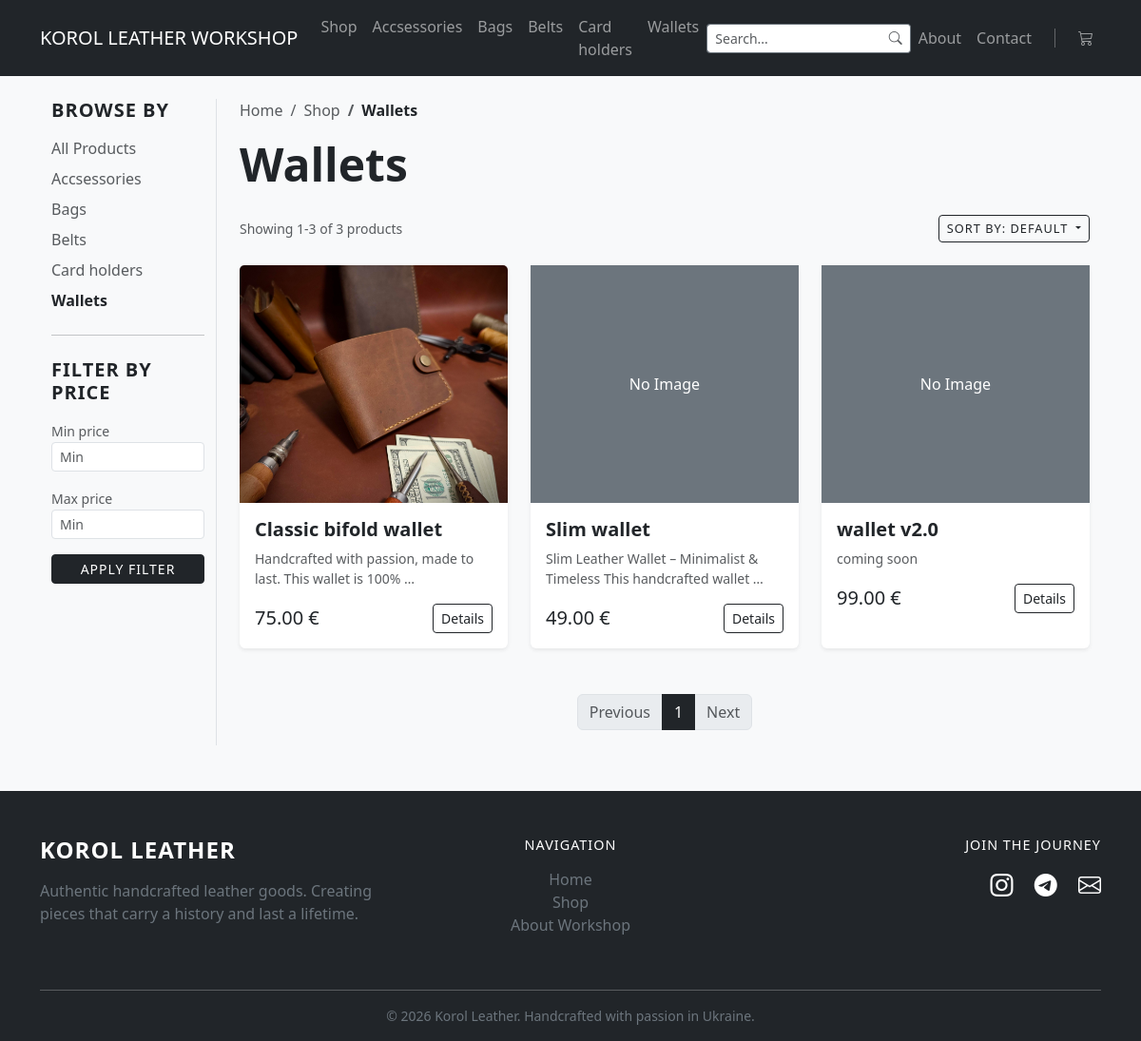
The page /catalog/wallets/ on the database its author committed.
### catalog/models.py (models this page shows, shortened)
class Category(models.Model):
    name = models.CharField(max_length=200)
    slug = models.SlugField(max_length=200, unique=True,
                            null=False, blank=False)
    class Meta:
        verbose_name = 'Category'
        verbose_name_plural = 'Categories'
        ordering = ['name']

class Product(models.Model):
    category = models.ForeignKey(
        Category, related_name='products', on_delete=models.CASCADE, null=True, blank=True)
    name = models.CharField(max_length=200)
    description = models.TextField()
    price = models.DecimalField(max_digits=10, decimal_places=2)
    is_available = models.BooleanField(default=True)
    created_at = models.DateTimeField(auto_now_add=True)
    image = models.ImageField(upload_to='products/', null=True, blank=True)
    slug = models.SlugField(max_length=200, db_index=True, blank=True)
    def get_absolute_url(self):
        return reverse('product_detail', args=[self.id, self.slug])

### catalog/views.py (the view)
# urls.py: path('catalog/', views.all_products, name='all_products'),
def all_products(request, category_slug=None):
    form = ProductFilterForm(request.GET)
    min_price = None
    max_price = None
    if form.is_valid():
        min_price = form.cleaned_data.get('min_price')
        max_price = form.cleaned_data.get('max_price')
    category = None
    categories = Category.objects.all()
    products = Product.objects.filter(is_available=True)
    query = request.GET.get('search')
    if query:
        from django.db.models import Q
        products = products.filter(
            Q(name__icontains=query) | Q(description__icontains=query)
        )
    if category_slug:
        category = get_object_or_404(Category, slug=category_slug)
        products = products.filter(category=category)
    if min_price:
        products = products.filter(price__gte=min_price)
    if max_price:
        products = products.filter(price__lte=max_price)
    sort = request.GET.get('sort')
    if sort == 'price_asc':
        products = products.order_by('price') # Від дешевих
    elif sort == 'price_desc':
        products = products.order_by('-price') # Від дорогих
    elif sort == 'newest':
        products = products.order_by('-created_at') # Новинки
    else:
        products = products.order_by('name') # За замовчуванням (алфавіт)
    paginator = Paginator(products, 3)
    page_number = request.GET.get('page')
    page_obj = paginator.get_page(page_number)
    return render(request, 'catalog/product_list.html', {
        'category': category, #Передаємо категорію, щоб написати заголовок
        'categories': categories, #Передаємо всі категорії, щоб показати в меню
        'products': page_obj, #Tепер у шаблон замість 'products' передаємо 'page_obj
        'form': form,  # Передаємо форму фільтрації для використання у шаблоні
        })

### catalog/forms.py
class ProductFilterForm(forms.Form):
    min_price = forms.DecimalField(
        required=False,
        min_value=0,
        widget=forms.NumberInput(attrs={'class': 'form-control form-control-sm', 'placeholder': 'Min'})
        )
    max_price = forms.DecimalField(
        required=False,
        min_value=0,
        widget=forms.NumberInput(attrs={'class': 'form-control form-control-sm', 'placeholder': 'Min'})
        )
    def clean(self):
        cleaned_data = super().clean()
        min_p = cleaned_data.get('min_price')
        max_p = cleaned_data.get('max_price')
        if min_p and max_p:
            if min_p > max_p:
                self.add_error('max_price', 'Ensure this value is greater than min value.')
                pass
        return cleaned_data

### catalog/cart.py (called while the page is built)
    def __len__(self):
        return sum(item['quantity'] for item in self.cart.values())

### catalog/context_processors.py (called while the page is built)
def categories_processor(request):
    all_categories = Category.objects.all()
    return {'all_categories': all_categories}

def cart(request):
    return {'cart': Cart(request)}

### catalog/templates/catalog/product_list.html (shortened to what this page needs)
{% extends "catalog/base.html" %}
{% block content %}
<div class="container-fluid mt-4" style="max-width: 1400px;"> <div class="row">
        <div class="col-md-2 border-end">
            <div class="sticky-top" style="top: 80px; z-index: 10;">
                <h5 class="text-uppercase fw-bold mb-3" style="letter-spacing: 1px;">Browse by</h5>
                <ul class="list-unstyled">
                    <li class="mb-2">
                        <a href="{% url 'all_products' %}"
                           class="text-decoration-none {% if not category %}fw-bold text-dark{% else %}text-muted{% endif %}">
                           All Products
                        </a>
                    </li>
                    {% for c in categories %}
                        <li class="mb-2">
                            <a href="{% url 'product_list_by_category' c.slug %}"
                            class="text-decoration-none {% if category and category.slug == c.slug %}fw-bold text-dark{% else %}text-muted{% endif %}">
                            {{ c.name }}
                            </a>
                        </li>
                    {% endfor %}
                </ul>
                <hr class="my-4">
                <h5 class="text-uppercase fw-bold mb-3" style="letter-spacing: 1px;">Filter by Price</h5>
                <form method="get" action="." novalidate>
                    <div class="mb-3">
                        <label class="small text-muted">{{ form.min_price.label }}</label>
                        {{ form.min_price }}
                    </div>
                    <div class="mb-3">
                        <label class="small text-muted">{{ form.max_price.label }}</label>
                        {{ form.max_price }}
                    </div>
                    <button type="submit" class="btn btn-dark btn-sm w-100 text-uppercase" style="letter-spacing: 1px;">Apply Filter</button>
                </form>
            </div>
        </div>
        <div class="col-md-10 ps-md-4">
            <nav aria-label="breadcrumb" class="mb-3">
                <ol class="breadcrumb small">
                    <li class="breadcrumb-item"><a href="{% url 'home' %}" class="text-decoration-none text-muted">Home</a></li>
                    <li class="breadcrumb-item {% if not category %}active{% endif %}">
                        {% if category %}
                            <a href="{% url 'all_products' %}" class="text-decoration-none text-muted">Shop</a>
                        {% else %}
                            Shop
                        {% endif %}
                    </li>
                    {% if category %}
                        <li class="breadcrumb-item active text-dark fw-bold" aria-current="page">{{ category.name }}</li>
                    {% endif %}
                </ol>
            </nav>
            <h1 class="display-5 fw-bold mb-4">
                {% if category %}{{ category.name }}{% else %}All Products{% endif %}
            </h1>
            <div class="d-flex justify-content-between align-items-center mb-4">
                <div class="text-muted small">
                    Showing {{ products.start_index }}-{{ products.end_index }} of {{ products.paginator.count }} products
                </div>
                <div class="dropdown">
                    <button class="btn btn-outline-dark btn-sm dropdown-toggle text-uppercase" type="button" id="sortDropdown" data-bs-toggle="dropdown" aria-expanded="false" style="letter-spacing: 1px; font-size: 0.8rem;">
                        Sort by:
                        {% if request.GET.sort == 'price_asc' %}Price (low to high)
                        {% elif request.GET.sort == 'price_desc' %}Price (high to Low)
                        {% elif request.GET.sort == 'newest' %}Newest
                        {% else %}Default{% endif %}
                    </button>
                </div>
            </div>
            <div class="row row-cols-1 row-cols-md-2 row-cols-lg-3 g-4">
                {% for product in products %}
                    <div class="col">
                        <div class="card h-100 shadow-sm border-0">
                            {% if product.image %}
                                <img src="{{ product.image.url }}" class="card-img-top" alt="{{ product.name }}" style="height: 250px; object-fit: cover;">
                            {% else %}
                                <div class="bg-secondary text-white d-flex align-items-center justify-content-center" style="height: 250px;">No Image</div>
                            {% endif %}
                            <div class="card-body">
                                <h5 class="card-title fw-bold">{{ product.name }}</h5>
                                <p class="card-text text-muted small">{{ product.description|truncatewords:10 }}</p>
                                <div class="d-flex justify-content-between align-items-center">
                                    <span class="h5 mb-0">{{ product.price }} €</span>
                                    <a href="{{ product.get_absolute_url }}" class="btn btn-outline-dark btn-sm">Details</a>
                                </div>
                            </div>
                        </div>
                    </div>
                {% endfor %}
            </div>
            <nav aria-label="Page navigation" class="mt-5">
                <ul class="pagination justify-content-center">
                    {% if products.has_previous %}
                        <li class="page-item">
                            <a class="page-link text-dark"
                               href="?page={{ products.previous_page_number }}{% if request.GET.sort %}&sort={{ request.GET.sort }}{% endif %}{% if request.GET.min_price %}&min_price={{ request.GET.min_price }}{% endif %}{% if request.GET.max_price %}&max_price={{ request.GET.max_price }}{% endif %}">
                               Previous
                            </a>
                        </li>
                    {% else %}
                        <li class="page-item disabled"><span class="page-link">Previous</span></li>
                    {% endif %}
                    {% for num in products.paginator.page_range %}
                        {% if products.number == num %}
                            <li class="page-item active"><span class="page-link bg-dark border-dark">{{ num }}</span></li>
                        {% endif %}
                    {% endfor %}
                    {% if products.has_next %}
                        <li class="page-item">
                            <a class="page-link text-dark"
                               href="?page={{ products.next_page_number }}{% if request.GET.sort %}&sort={{ request.GET.sort }}{% endif %}{% if request.GET.min_price %}&min_price={{ request.GET.min_price }}{% endif %}{% if request.GET.max_price %}&max_price={{ request.GET.max_price }}{% endif %}">
                               Next
                            </a>
                        </li>
                    {% else %}
                        <li class="page-item disabled"><span class="page-link">Next</span></li>
                    {% endif %}
                </ul>
            </nav>
        </div>
    </div>
</div>
{% endblock %}

### catalog/templates/catalog/base.html (shortened to what this page needs)
<!DOCTYPE html>
<html lang="en">
<head>
    <link rel="stylesheet" href="https://cdn.jsdelivr.net/npm/bootstrap-icons@1.11.0/font/bootstrap-icons.css">
    <link href="https://cdn.jsdelivr.net/npm/bootstrap@5.3.0/dist/css/bootstrap.min.css" rel="stylesheet">
</head>
<body class="bg-light">
    <nav class="navbar navbar-expand-lg navbar-dark bg-dark mb-4">
        <div class="container">
            <a class="navbar-brand" href="{% url 'home' %}">KOROL LEATHER WORKSHOP</a>
            <div class="collapse navbar-collapse" id="navbarNav">
                <ul class="navbar-nav me-auto">
                    <li class="nav-item">
                        <a class="nav-link" href="{% url 'all_products' %}">Shop</a>
                    </li>
                    {% for cat in all_categories %}
                        <li class="nav-item">
                            <a class="nav-link" href="{% url 'product_list_by_category' category_slug=cat.slug %}">
                                {{ cat.name }}
                            </a>
                        </li>
                    {% endfor %}
                </ul>
                <form class="d-flex ms-auto" action="{% url 'all_products' %}" method="get" style="max-width: 300px;">
                    <div class="input-group input-group-sm custom-search">
                        <input class="form-control border-secondary border-end-0 shadow-none"
                               type="search"
                               name="search"
                               placeholder="Search..."
                               value="{{ request.GET.search }}">
                        <button class="btn btn-outline-secondary border-start-0 bg-white" type="submit">
                            <i class="bi bi-search text-muted"></i>
                        </button>
                    </div>
                </form>
                <ul class="navbar-nav ms-auto align-items-center">
                    <li class="nav-item">
                        <a class="nav-link" href="/#about">About</a>
                    </li>
                    <li class="nav-item">
                        <a class="nav-link" href="/#contact">Contact</a>
                    </li>
                    <li class="nav-item px-3 d-none d-lg-block">
                    </li>
                    <li class="nav-item">
                        <a class="nav-link position-relative" href="{% url 'cart_detail' %}">
                            <i class="bi bi-cart3"></i>
                        </a>
                    </li>
                </ul>
            </div>
        </div>
    </nav>
    <main class="container">
        {% block content %}
        {% endblock %}
    </main>
    <footer class="bg-dark text-white pt-5 pb-3 mt-5">
        <div class="container">
            <div class="row">
                <div class="col-md-4 mb-4">
                    <h4 class="fw-bold text-uppercase mb-3" style="letter-spacing: 1px;">Korol Leather</h4>
                    <p class="text-secondary">Authentic handcrafted leather goods. Creating pieces that carry a history and last a lifetime.</p>
                </div>
                <div class="col-md-4 mb-4 text-center">
                    <h5 class="text-uppercase mb-3" style="font-size: 0.9rem; letter-spacing: 1px;">Navigation</h5>
                    <ul class="list-unstyled">
                        <li><a href="{% url 'home' %}" class="text-secondary text-decoration-none hover-white">Home</a></li>
                        <li><a href="{% url 'all_products' %}" class="text-secondary text-decoration-none hover-white">Shop</a></li>
                        <li><a href="/#about" class="text-secondary text-decoration-none hover-white">About Workshop</a></li>
                    </ul>
                </div>
                <div class="col-md-4 mb-4 text-md-end">
                    <h5 class="text-uppercase mb-3" style="font-size: 0.9rem; letter-spacing: 1px;">Join the Journey</h5>
                    <div class="fs-4">
                        <a href="https://www.instagram.com/korol_handmade" class="text-white me-3"><i class="bi bi-instagram"></i></a>
                        <a href="#" class="text-white me-3"><i class="bi bi-telegram"></i></a>
                        <a href="mailto:contact@korol-leather.com" class="text-white"><i class="bi bi-envelope"></i></a>
                    </div>
                </div>
            </div>
            <hr style="background-color: #444;">
            <div class="text-center text-secondary small mt-3">
                &copy; 2026 Korol Leather. Handcrafted with passion in Ukraine.
            </div>
        </div>
    </footer>
</body>
</html>

### rows shown on the page
Category: name "Accsessories"
Category: name "Bags"
Category: name "Belts"
Category: name "Card holders"
Category: name "Wallets"
Product: image (picture), name "Classic bifold wallet", description "Handcrafted with passion, made to last. This wallet is 100% …", price "75.00"
Product: image "No Image", name "Slim wallet", description "Slim Leather Wallet – Minimalist & Timeless This handcrafted wallet …", price "49.00"
Product: image "No Image", name "wallet v2.0", description "coming soon", price "99.00"

### other values the page prints
{{ products.start_index }} "1"
{{ products.end_index }} "3"
{{ products.paginator.count }} "3"
{{ num }} "1"
